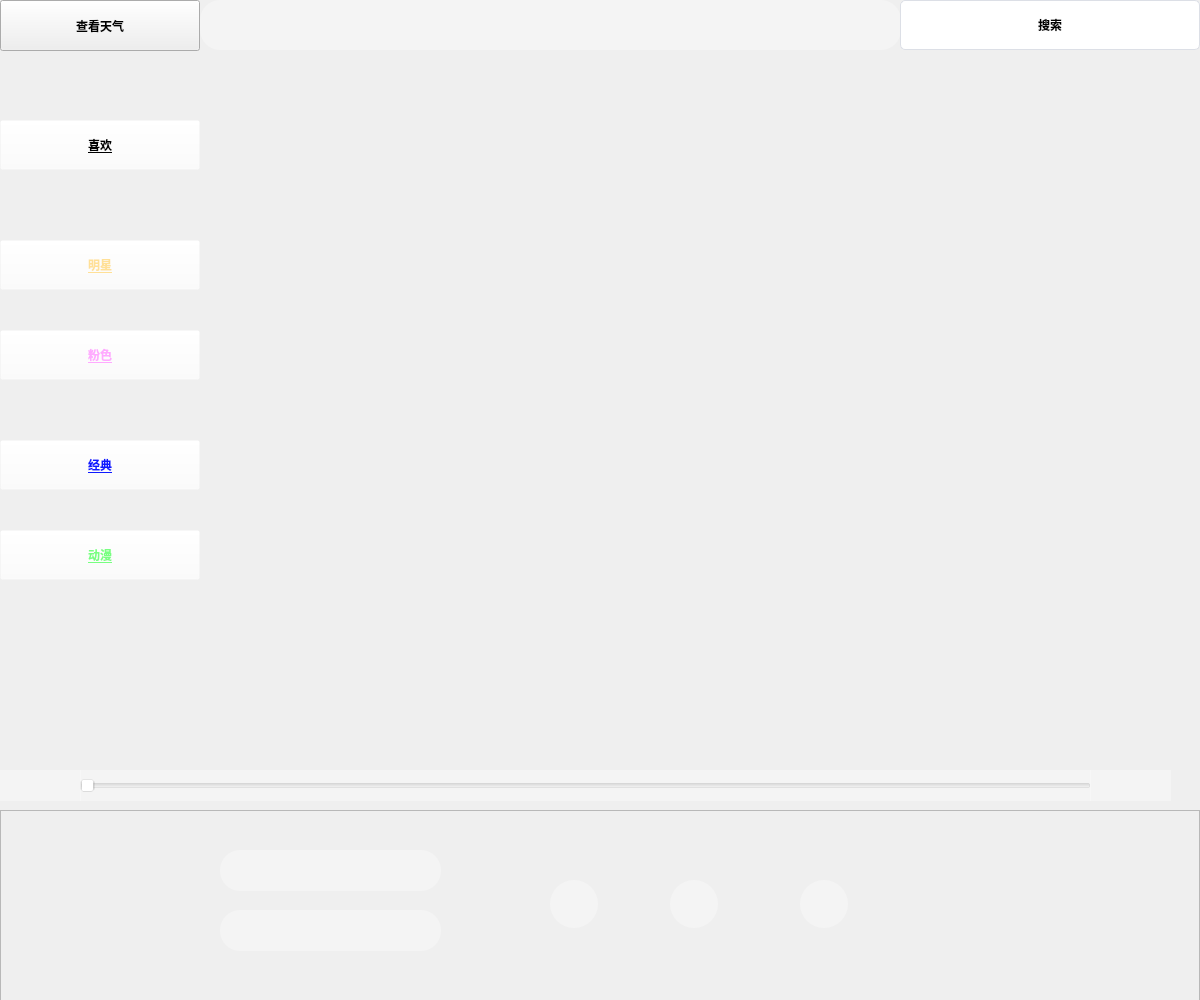
<?xml version="1.0" encoding="UTF-8"?>
<ui version="4.0">
 <class>FuncTion</class>
 <widget class="QWidget" name="FuncTion">
  <property name="geometry">
   <rect>
    <x>0</x>
    <y>0</y>
    <width>1200</width>
    <height>1000</height>
   </rect>
  </property>
  <property name="font">
   <font>
    <weight>75</weight>
    <bold>true</bold>
   </font>
  </property>
  <property name="cursor">
   <cursorShape>ArrowCursor</cursorShape>
  </property>
  <property name="windowTitle">
   <string>Form</string>
  </property>
  <property name="styleSheet">
   <string notr="true"/>
  </property>
  <widget class="QLabel" name="label">
   <property name="geometry">
    <rect>
     <x>0</x>
     <y>0</y>
     <width>1200</width>
     <height>1000</height>
    </rect>
   </property>
   <property name="styleSheet">
    <string notr="true">image: url(:/Functionpic/back.jpg);</string>
   </property>
   <property name="text">
    <string/>
   </property>
  </widget>
  <widget class="QLabel" name="label_3">
   <property name="geometry">
    <rect>
     <x>510</x>
     <y>10</y>
     <width>123</width>
     <height>145</height>
    </rect>
   </property>
   <property name="text">
    <string/>
   </property>
  </widget>
  <widget class="QLabel" name="label_2">
   <property name="geometry">
    <rect>
     <x>0</x>
     <y>700</y>
     <width>1200</width>
     <height>300</height>
    </rect>
   </property>
   <property name="text">
    <string/>
   </property>
  </widget>
  <widget class="QSlider" name="horizontalSlider">
   <property name="geometry">
    <rect>
     <x>80</x>
     <y>770</y>
     <width>1011</width>
     <height>31</height>
    </rect>
   </property>
   <property name="styleSheet">
    <string notr="true">background-color: rgb(255, 255, 255,0.3);</string>
   </property>
   <property name="orientation">
    <enum>Qt::Horizontal</enum>
   </property>
  </widget>
  <widget class="QLabel" name="label_5">
   <property name="geometry">
    <rect>
     <x>0</x>
     <y>770</y>
     <width>81</width>
     <height>31</height>
    </rect>
   </property>
   <property name="styleSheet">
    <string notr="true">background-color: rgb(255, 255, 255,0.3);
font: 75 italic 14pt &quot;Comic Sans MS&quot;;
border-width:0;
border-style:outset;
border-radius: 20px;</string>
   </property>
   <property name="text">
    <string/>
   </property>
  </widget>
  <widget class="QLabel" name="label_6">
   <property name="geometry">
    <rect>
     <x>1090</x>
     <y>770</y>
     <width>81</width>
     <height>31</height>
    </rect>
   </property>
   <property name="styleSheet">
    <string notr="true">background-color: rgb(255, 255, 255,0.3);
font: 75 italic 14pt &quot;Comic Sans MS&quot;;
border-width:0;
border-style:outset;
border-radius: 20px;</string>
   </property>
   <property name="text">
    <string/>
   </property>
  </widget>
  <widget class="QTableView" name="tableView">
   <property name="geometry">
    <rect>
     <x>200</x>
     <y>50</y>
     <width>1000</width>
     <height>721</height>
    </rect>
   </property>
   <property name="styleSheet">
    <string notr="true">background-color: rgb(255, 255, 255,0);
border-color: rgb(255, 255, 255,0);
</string>
   </property>
   <property name="editTriggers">
    <set>QAbstractItemView::NoEditTriggers</set>
   </property>
   <property name="showGrid">
    <bool>true</bool>
   </property>
   <property name="gridStyle">
    <enum>Qt::SolidLine</enum>
   </property>
   <attribute name="horizontalHeaderVisible">
    <bool>true</bool>
   </attribute>
   <attribute name="horizontalHeaderHighlightSections">
    <bool>true</bool>
   </attribute>
   <attribute name="verticalHeaderVisible">
    <bool>false</bool>
   </attribute>
  </widget>
  <widget class="QLineEdit" name="lineEdit">
   <property name="geometry">
    <rect>
     <x>200</x>
     <y>0</y>
     <width>701</width>
     <height>50</height>
    </rect>
   </property>
   <property name="styleSheet">
    <string notr="true">background-color: rgb(255, 255, 255,0.3);
border-width:0;
border-style:outset;
border-radius: 20px;
</string>
   </property>
  </widget>
  <widget class="QPushButton" name="find">
   <property name="geometry">
    <rect>
     <x>900</x>
     <y>0</y>
     <width>300</width>
     <height>50</height>
    </rect>
   </property>
   <property name="styleSheet">
    <string notr="true">QPushButton {
    background-color: #ffffff;
    border: 1px solid #dcdfe6;
    padding: 10px;
    border-radius: 5px;
}

QPushButton:hover {
	background-color: #caffb9;
    color: #409eff;
}

QPushButton:pressed, QPushButton:checked {
	background-color: rgb(255, 255, 255,0.3);
    border: 1px solid #3a8ee6;
    color: #409eff;
}
</string>
   </property>
   <property name="text">
    <string>搜索</string>
   </property>
  </widget>
  <widget class="QPushButton" name="likesongs">
   <property name="geometry">
    <rect>
     <x>0</x>
     <y>120</y>
     <width>200</width>
     <height>50</height>
    </rect>
   </property>
   <property name="styleSheet">
    <string notr="true">font: 57 16pt &quot;Dubai Medium&quot;;
text-decoration: underline;
background-color: rgb(255, 255, 255,0);
border-color: rgb(255, 116, 23);
color: rgb(0, 0, 0);
</string>
   </property>
   <property name="text">
    <string>喜欢</string>
   </property>
  </widget>
  <widget class="QPushButton" name="colorselect1">
   <property name="geometry">
    <rect>
     <x>0</x>
     <y>240</y>
     <width>200</width>
     <height>50</height>
    </rect>
   </property>
   <property name="styleSheet">
    <string notr="true">font: 57 16pt &quot;Dubai Medium&quot;;
text-decoration: underline;
background-color: rgb(255, 255, 255,0);
border-color: rgb(255, 116, 23);
color: rgb(255, 224, 151);
</string>
   </property>
   <property name="text">
    <string>明星</string>
   </property>
  </widget>
  <widget class="QPushButton" name="colorselect2">
   <property name="geometry">
    <rect>
     <x>0</x>
     <y>330</y>
     <width>200</width>
     <height>50</height>
    </rect>
   </property>
   <property name="styleSheet">
    <string notr="true">font: 57 16pt &quot;Dubai Medium&quot;;
text-decoration: underline;
background-color: rgb(255, 255, 255,0);
border-color: rgb(255, 116, 23);
color: rgb(255, 170, 255);
</string>
   </property>
   <property name="text">
    <string>粉色</string>
   </property>
  </widget>
  <widget class="QPushButton" name="colorselect3">
   <property name="geometry">
    <rect>
     <x>0</x>
     <y>440</y>
     <width>200</width>
     <height>50</height>
    </rect>
   </property>
   <property name="styleSheet">
    <string notr="true">font: 57 16pt &quot;Dubai Medium&quot;;
text-decoration: underline;
background-color: rgb(255, 255, 255,0);
border-color: rgb(255, 116, 23);
color: rgb(14, 26, 255);
</string>
   </property>
   <property name="text">
    <string>经典</string>
   </property>
  </widget>
  <widget class="QPushButton" name="colorselect4">
   <property name="geometry">
    <rect>
     <x>0</x>
     <y>530</y>
     <width>200</width>
     <height>50</height>
    </rect>
   </property>
   <property name="styleSheet">
    <string notr="true">font: 57 16pt &quot;Dubai Medium&quot;;
text-decoration: underline;
background-color: rgb(255, 255, 255,0);
border-color: rgb(255, 116, 23);
color: rgb(120, 255, 129);
</string>
   </property>
   <property name="text">
    <string>动漫</string>
   </property>
  </widget>
  <widget class="QPushButton" name="pushButton">
   <property name="geometry">
    <rect>
     <x>0</x>
     <y>0</y>
     <width>200</width>
     <height>51</height>
    </rect>
   </property>
   <property name="text">
    <string>查看天气</string>
   </property>
  </widget>
  <widget class="QFrame" name="frame">
   <property name="geometry">
    <rect>
     <x>0</x>
     <y>810</y>
     <width>1200</width>
     <height>191</height>
    </rect>
   </property>
   <property name="frameShape">
    <enum>QFrame::StyledPanel</enum>
   </property>
   <property name="frameShadow">
    <enum>QFrame::Raised</enum>
   </property>
   <widget class="QLabel" name="picture">
    <property name="geometry">
     <rect>
      <x>20</x>
      <y>20</y>
      <width>141</width>
      <height>121</height>
     </rect>
    </property>
    <property name="text">
     <string/>
    </property>
   </widget>
   <widget class="QLineEdit" name="singername">
    <property name="geometry">
     <rect>
      <x>220</x>
      <y>40</y>
      <width>221</width>
      <height>41</height>
     </rect>
    </property>
    <property name="styleSheet">
     <string notr="true">background-color: rgb(255, 255, 255,0.3);
text-decoration: underline;
font: 14pt &quot;Arial&quot;;
color: rgb(255, 170, 0);
border-width:0;
border-style:outset;
border-radius: 20px;
</string>
    </property>
    <property name="text">
     <string/>
    </property>
   </widget>
   <widget class="QLineEdit" name="songname">
    <property name="geometry">
     <rect>
      <x>220</x>
      <y>100</y>
      <width>221</width>
      <height>41</height>
     </rect>
    </property>
    <property name="styleSheet">
     <string notr="true">background-color: rgb(255, 255, 255,0.3);
border-width:0;
border-style:outset;
border-radius: 20px;
</string>
    </property>
   </widget>
   <widget class="QPushButton" name="frontsong">
    <property name="geometry">
     <rect>
      <x>550</x>
      <y>70</y>
      <width>48</width>
      <height>48</height>
     </rect>
    </property>
    <property name="styleSheet">
     <string notr="true">background-color: rgb(255, 255, 255,0.3);
image: url(:/Functionpic/frontsong.png);
	 min-width:  48px;
	max-width:  48px;
    min-height: 48px;
    max-height: 48px;
    border-radius: 24px;</string>
    </property>
    <property name="text">
     <string/>
    </property>
   </widget>
   <widget class="QPushButton" name="pause">
    <property name="geometry">
     <rect>
      <x>670</x>
      <y>70</y>
      <width>48</width>
      <height>48</height>
     </rect>
    </property>
    <property name="styleSheet">
     <string notr="true">background-color: rgb(255, 255, 255,0.3);
background-image: url(:/Functionpic/start.png);
	 min-width:  48px;
	max-width:  48px;
    min-height: 48px;
    max-height: 48px;

    border-radius: 24px;</string>
    </property>
    <property name="text">
     <string/>
    </property>
   </widget>
   <widget class="QPushButton" name="nextsong">
    <property name="geometry">
     <rect>
      <x>800</x>
      <y>70</y>
      <width>48</width>
      <height>48</height>
     </rect>
    </property>
    <property name="styleSheet">
     <string notr="true">background-color: rgb(255, 255, 255,0.3);
image: url(:/Functionpic/nextsongs.png);
	 min-width:  48px;
	max-width:  48px;
    min-height: 48px;
    max-height: 48px;
    border-radius: 24px;</string>
    </property>
    <property name="text">
     <string/>
    </property>
   </widget>
  </widget>
  <zorder>label_2</zorder>
  <zorder>label</zorder>
  <zorder>label_3</zorder>
  <zorder>horizontalSlider</zorder>
  <zorder>label_6</zorder>
  <zorder>label_5</zorder>
  <zorder>lineEdit</zorder>
  <zorder>find</zorder>
  <zorder>likesongs</zorder>
  <zorder>tableView</zorder>
  <zorder>colorselect1</zorder>
  <zorder>colorselect2</zorder>
  <zorder>colorselect3</zorder>
  <zorder>colorselect4</zorder>
  <zorder>pushButton</zorder>
  <zorder>frame</zorder>
 </widget>
 <resources/>
 <connections/>
</ui>
